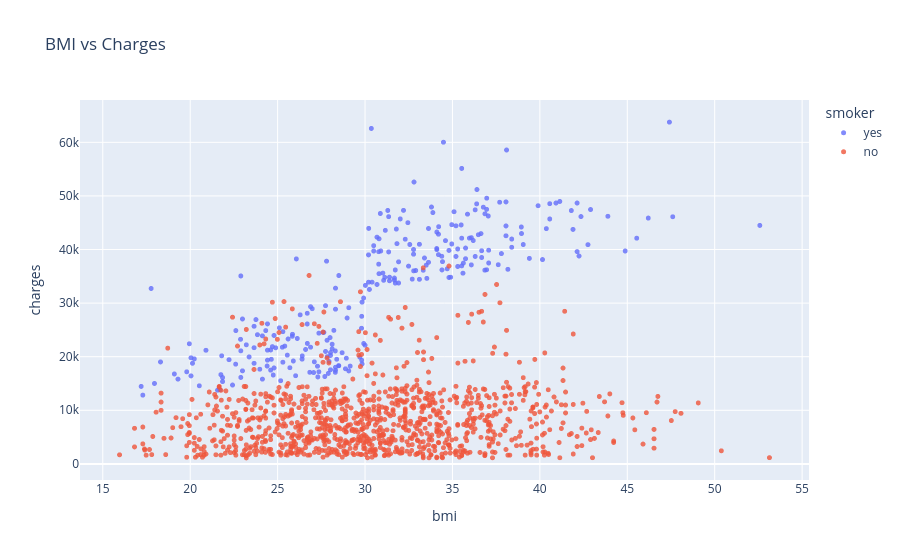

The cell this chart's notebook holds for it:
### Code cell
fig=px.scatter(medical_df,x='bmi',y='charges',color='smoker',opacity=0.8,hover_data=['sex'],title='BMI vs Charges')
fig.update_traces(marker_size=5)
fig.show()

### Figure 1 — Plotly figure (JSON) as saved in the notebook; plotly's stock layout.template omitted (floating-point values rounded to 4 significant figures; data arrays with more than 128 entries replaced by an {"elided": "..."} marker saying what was removed)
{"data": [{"customdata": {"elided": "274x1 str values"}, "hovertemplate": "smoker=yes<br>bmi=%{x}<br>charges=%{y}<br>sex=%{customdata[0]}<extra></extra>", "legendgroup": "yes", "marker": {"color": "#636efa", "opacity": 0.8, "size": 5, "symbol": "circle"}, "mode": "markers", "name": "yes", "showlegend": true, "type": "scattergl", "x": {"elided": "274 float values"}, "xaxis": "x", "y": {"elided": "274 float values"}, "yaxis": "y"}, {"customdata": {"elided": "1064x1 str values"}, "hovertemplate": "smoker=no<br>bmi=%{x}<br>charges=%{y}<br>sex=%{customdata[0]}<extra></extra>", "legendgroup": "no", "marker": {"color": "#EF553B", "opacity": 0.8, "size": 5, "symbol": "circle"}, "mode": "markers", "name": "no", "showlegend": true, "type": "scattergl", "x": {"elided": "1064 float values"}, "xaxis": "x", "y": {"elided": "1064 float values"}, "yaxis": "y"}], "layout": {"legend": {"title": {"text": "smoker"}, "tracegroupgap": 0}, "title": {"text": "BMI vs Charges"}, "xaxis": {"anchor": "y", "domain": [0, 1], "title": {"text": "bmi"}}, "yaxis": {"anchor": "x", "domain": [0, 1], "title": {"text": "charges"}}}}
